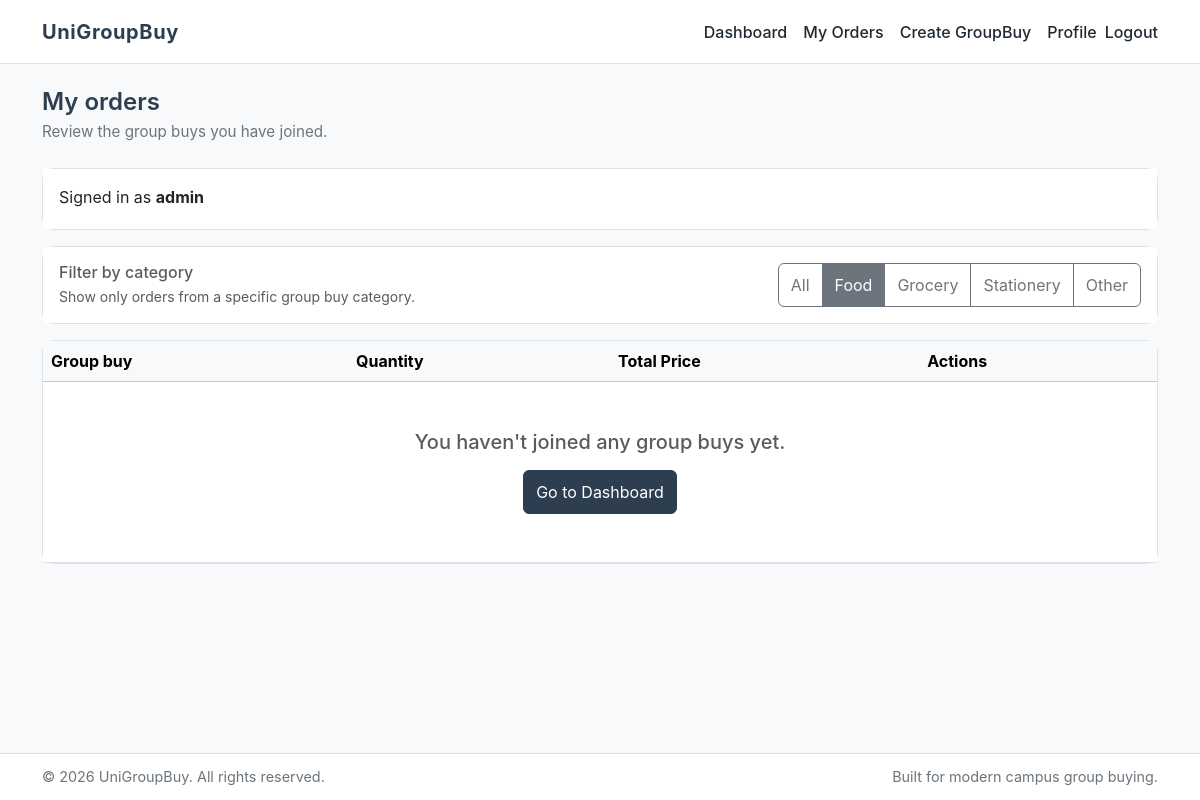
Page /orders/?category=Food (signed in) on the committed database.
### groupbuy/models.py (models this page shows, shortened)
class GroupBuy(models.Model):
    CATEGORY_FOOD = "Food"
    CATEGORY_GROCERY = "Grocery"
    CATEGORY_STATIONERY = "Stationery"
    CATEGORY_OTHER = "Other"
    CATEGORY_CHOICES = [
        (CATEGORY_FOOD, "Food"),
        (CATEGORY_GROCERY, "Grocery"),
        (CATEGORY_STATIONERY, "Stationery"),
        (CATEGORY_OTHER, "Other"),
    ]
    STATUS_OPEN = "open"
    STATUS_ORDERED = "ordered"
    STATUS_CLOSED = "closed"
    STATUS_CHOICES = [
        (STATUS_OPEN, "Open"),
        (STATUS_ORDERED, "Ordered"),
        (STATUS_CLOSED, "Closed"),
    ]
    title = models.CharField(max_length=200)
    store_name = models.CharField(max_length=200, blank=True, null=True)
    category = models.CharField(max_length=20, choices=CATEGORY_CHOICES, blank=True, null=True)
    deadline = models.DateTimeField(blank=True, null=True)
    pickup_instructions = models.TextField(blank=True, null=True)
    description = models.TextField(blank=True, null=True)
    price = models.DecimalField(max_digits=8, decimal_places=2)
    target_quantity = models.IntegerField()
    status = models.CharField(max_length=20, choices=STATUS_CHOICES, default=STATUS_OPEN)
    created_by = models.ForeignKey(User, on_delete=models.CASCADE)
    created_at = models.DateTimeField(auto_now_add=True)

### mysite/views.py (the view)
# urls.py: path('orders/', views.my_orders, name="my_orders"),
@login_required
def my_orders(request):
    selected_category = (request.GET.get("category") or "").strip()
    orders = Order.objects.filter(user=request.user).select_related("groupbuy").order_by("-id")
    if selected_category and selected_category in dict(GroupBuy.CATEGORY_CHOICES):
        orders = orders.filter(groupbuy__category=selected_category)
    for order in orders:
        order.total_price = (order.groupbuy.price * Decimal(order.quantity)).quantize(Decimal("0.01"))
    return render(request, "my_orders.html", {
        "orders": orders,
        "selected_category": selected_category,
        "category_choices": GroupBuy.CATEGORY_CHOICES,
    })

### templates/my_orders.html (shortened to what this page needs)
{% extends "base.html" %}
{% block content %}
<section class="mb-4">
    <div class="d-flex flex-column flex-md-row justify-content-between align-items-start align-items-md-center gap-3">
        <div>
            <h1 class="page-header-title mb-1">My orders</h1>
            <p class="page-header-subtitle mb-0">Review the group buys you have joined.</p>
        </div>
    </div>
</section>
<section aria-label="My orders list">
    <div class="card mb-3">
        <div class="card-body d-flex flex-column flex-md-row justify-content-between align-items-start align-items-md-center gap-3">
            <div>
                <p class="mb-1">Signed in as <strong>{{ request.user.username }}</strong></p>
            </div>
        </div>
    </div>
    <div class="card mb-3">
        <div class="card-body d-flex flex-column flex-md-row justify-content-between align-items-start align-items-md-center gap-3">
            <div>
                <h2 class="h6 text-muted mb-1">Filter by category</h2>
                <p class="small text-muted mb-0">Show only orders from a specific group buy category.</p>
            </div>
            <div class="btn-group" role="group" aria-label="Filter my orders by category">
                <a href="{% url 'my_orders' %}" class="btn btn-outline-secondary {% if not selected_category %}active{% endif %}">All</a>
                {% for value, label in category_choices %}
                <a
                    href="{% url 'my_orders' %}?category={{ value }}"
                    class="btn btn-outline-secondary {% if selected_category == value %}active{% endif %}"
                >
                    {{ label }}
                </a>
                {% endfor %}
            </div>
        </div>
    </div>
    <div class="card">
        <div class="card-body p-0">
            <div class="table-responsive">
                <table class="table align-middle mb-0">
                    <thead class="table-light">
                        <tr>
                            <th scope="col">Group buy</th>
                            <th scope="col">Quantity</th>
                            <th scope="col">Total Price</th>
                            <th scope="col">Actions</th>
                        </tr>
                    </thead>
                    <tbody>
                        {% for order in orders %}
                        <tr>
                            <td>
                                <div class="fw-semibold">{{ order.groupbuy.title }}</div>
                                <div class="small text-muted">
                                    ID: #{{ order.groupbuy.id }}
                                    · {{ order.groupbuy.category|default:"Other" }}
                                    · {{ order.groupbuy.get_status_display|default:"Open" }}
                                </div>
                            </td>
                            <td>{{ order.quantity }} items</td>
                            <td>£{{ order.total_price }}</td>
                            <td>
                                <div class="d-flex flex-wrap gap-2">
                                    <a href="{% url 'groupbuy_detail' order.groupbuy.id %}" class="btn btn-sm btn-outline-primary">View details</a>
                                    <form method="post" action="{% url 'delete_order' order.id %}" class="d-inline">
                                        {% csrf_token %}
                                        <button type="submit" class="btn btn-sm btn-outline-danger">Remove</button>
                                    </form>
                                </div>
                            </td>
                        </tr>
                        {% empty %}
                        <tr>
                            <td colspan="4" class="text-center py-5 text-muted">
                                <h5>You haven't joined any group buys yet.</h5>
                                <a href="{% url 'dashboard' %}" class="btn btn-primary mt-2">Go to Dashboard</a>
                            </td>
                        </tr>
                        {% endfor %}
                    </tbody>
                </table>
            </div>
        </div>
    </div>
</section>
{% endblock %}

### static/css/style.css (style rules this page uses)
:root { --color-primary: #2c3e50; --color-accent: #3498db; --color-background: #f8f9fa; --color-surface: #ffffff; --color-border-subtle: #dde2e7; --color-text-main: #1f2933; --color-text-muted: #6c757d; --color-focus-ring: #1d72f3; --app-footer-height: 64px; }
*, *::before, *::after { box-sizing: border-box; }
html { scroll-behavior: smooth; }
body { margin: 0; min-height: 100vh; padding-bottom: var(--app-footer-height); font-family: "Inter", -apple-system, BlinkMacSystemFont, "Segoe UI", system-ui, sans-serif; background-color: var(--color-background); color: var(--color-text-main); text-rendering: optimizeLegibility; -webkit-font-smoothing: antialiased; }
a { color: var(--color-accent); text-decoration: none; }
.btn-primary { background-color: var(--color-primary); border-color: var(--color-primary); }
.btn { min-height: 44px; min-width: 44px; display: inline-flex; align-items: center; justify-content: center; }
.page-header-title { font-size: 1.5rem; font-weight: 600; color: var(--color-primary); }
.page-header-subtitle { font-size: 0.95rem; color: var(--color-text-muted); }
.card { border-radius: 0.75rem; border-color: var(--color-border-subtle); transition: box-shadow 0.18s ease, transform 0.18s ease, border-color 0.18s ease; }
.card-body { background-color: var(--color-surface); }

### rows in the picture
GroupBuy: category "Food"
GroupBuy: category "Grocery"
GroupBuy: category "Stationery"

### other values in the picture
{{ request.user.username }} "admin"
{{ label }} "Other"
